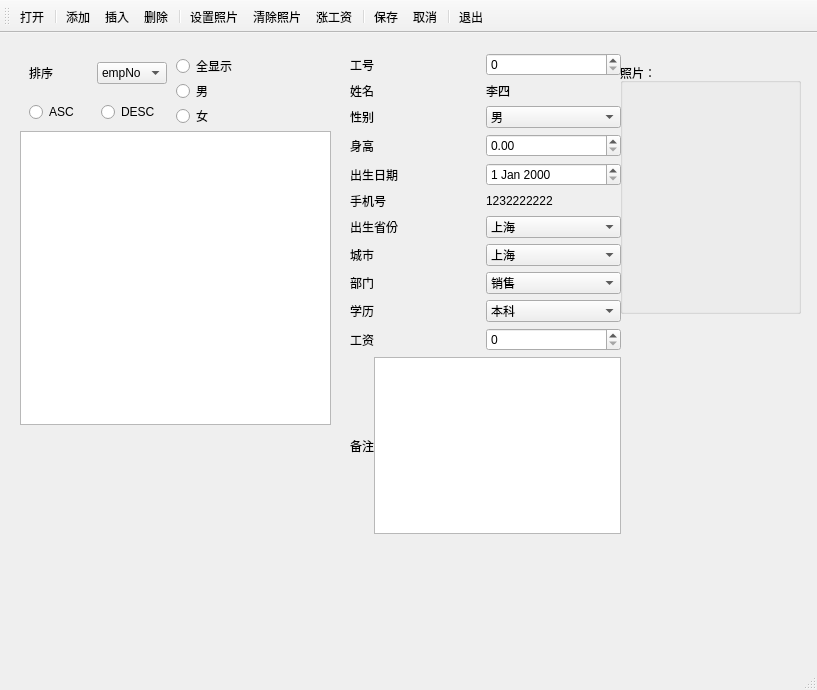
<?xml version="1.0" encoding="UTF-8"?>
<ui version="4.0">
 <class>MainWindow</class>
 <widget class="QMainWindow" name="MainWindow">
  <property name="geometry">
   <rect>
    <x>0</x>
    <y>0</y>
    <width>817</width>
    <height>690</height>
   </rect>
  </property>
  <property name="windowTitle">
   <string>MainWindow</string>
  </property>
  <widget class="QWidget" name="centralwidget">
   <widget class="QWidget" name="widget" native="true">
    <property name="geometry">
     <rect>
      <x>20</x>
      <y>20</y>
      <width>311</width>
      <height>372</height>
     </rect>
    </property>
    <layout class="QVBoxLayout" name="verticalLayout_3">
     <property name="spacing">
      <number>0</number>
     </property>
     <property name="leftMargin">
      <number>0</number>
     </property>
     <property name="topMargin">
      <number>0</number>
     </property>
     <property name="rightMargin">
      <number>0</number>
     </property>
     <property name="bottomMargin">
      <number>0</number>
     </property>
     <item>
      <widget class="QWidget" name="widget_4" native="true">
       <layout class="QHBoxLayout" name="horizontalLayout_3">
        <property name="spacing">
         <number>0</number>
        </property>
        <property name="leftMargin">
         <number>0</number>
        </property>
        <property name="topMargin">
         <number>0</number>
        </property>
        <property name="rightMargin">
         <number>0</number>
        </property>
        <property name="bottomMargin">
         <number>0</number>
        </property>
        <item>
         <widget class="QWidget" name="widget_5" native="true">
          <layout class="QVBoxLayout" name="verticalLayout">
           <property name="spacing">
            <number>0</number>
           </property>
           <property name="leftMargin">
            <number>0</number>
           </property>
           <property name="topMargin">
            <number>0</number>
           </property>
           <property name="rightMargin">
            <number>0</number>
           </property>
           <property name="bottomMargin">
            <number>0</number>
           </property>
           <item>
            <widget class="QWidget" name="widget_6" native="true">
             <layout class="QHBoxLayout" name="horizontalLayout">
              <item>
               <widget class="QLabel" name="label">
                <property name="text">
                 <string>排序</string>
                </property>
               </widget>
              </item>
              <item>
               <widget class="QComboBox" name="comboBoxSort">
                <item>
                 <property name="text">
                  <string>empNo</string>
                 </property>
                </item>
                <item>
                 <property name="text">
                  <string>id</string>
                 </property>
                </item>
                <item>
                 <property name="text">
                  <string>name</string>
                 </property>
                </item>
               </widget>
              </item>
             </layout>
            </widget>
           </item>
           <item>
            <widget class="QWidget" name="widget_7" native="true">
             <layout class="QHBoxLayout" name="horizontalLayout_2">
              <item>
               <widget class="QRadioButton" name="radioButtonASC">
                <property name="text">
                 <string>ASC</string>
                </property>
               </widget>
              </item>
              <item>
               <widget class="QRadioButton" name="radioButtonDESC">
                <property name="text">
                 <string>DESC</string>
                </property>
               </widget>
              </item>
             </layout>
            </widget>
           </item>
          </layout>
         </widget>
        </item>
        <item>
         <widget class="QWidget" name="widget_8" native="true">
          <layout class="QVBoxLayout" name="verticalLayout_2">
           <property name="spacing">
            <number>0</number>
           </property>
           <property name="leftMargin">
            <number>0</number>
           </property>
           <property name="topMargin">
            <number>0</number>
           </property>
           <property name="rightMargin">
            <number>0</number>
           </property>
           <property name="bottomMargin">
            <number>0</number>
           </property>
           <item>
            <widget class="QRadioButton" name="radioButtonALL">
             <property name="text">
              <string>全显示</string>
             </property>
            </widget>
           </item>
           <item>
            <widget class="QRadioButton" name="radioButtonBoy">
             <property name="text">
              <string>男</string>
             </property>
            </widget>
           </item>
           <item>
            <widget class="QRadioButton" name="radioButtonGirl">
             <property name="text">
              <string>女</string>
             </property>
            </widget>
           </item>
          </layout>
         </widget>
        </item>
       </layout>
      </widget>
     </item>
     <item>
      <widget class="QTableView" name="tableView"/>
     </item>
    </layout>
   </widget>
   <widget class="QWidget" name="widget_2" native="true">
    <property name="geometry">
     <rect>
      <x>350</x>
      <y>20</y>
      <width>271</width>
      <height>481</height>
     </rect>
    </property>
    <layout class="QVBoxLayout" name="verticalLayout_5">
     <item>
      <widget class="QWidget" name="widget_3" native="true">
       <layout class="QHBoxLayout" name="horizontalLayout_4">
        <property name="spacing">
         <number>0</number>
        </property>
        <property name="leftMargin">
         <number>0</number>
        </property>
        <property name="topMargin">
         <number>0</number>
        </property>
        <property name="rightMargin">
         <number>0</number>
        </property>
        <property name="bottomMargin">
         <number>0</number>
        </property>
        <item>
         <widget class="QLabel" name="label_3">
          <property name="layoutDirection">
           <enum>Qt::LeftToRight</enum>
          </property>
          <property name="text">
           <string>工号</string>
          </property>
         </widget>
        </item>
        <item>
         <widget class="QSpinBox" name="spinBoxNo"/>
        </item>
       </layout>
      </widget>
     </item>
     <item>
      <widget class="QWidget" name="widget_9" native="true">
       <layout class="QHBoxLayout" name="horizontalLayout_5">
        <property name="spacing">
         <number>0</number>
        </property>
        <property name="leftMargin">
         <number>0</number>
        </property>
        <property name="topMargin">
         <number>0</number>
        </property>
        <property name="rightMargin">
         <number>0</number>
        </property>
        <property name="bottomMargin">
         <number>0</number>
        </property>
        <item>
         <widget class="QLabel" name="label_15">
          <property name="text">
           <string>姓名</string>
          </property>
         </widget>
        </item>
        <item>
         <widget class="QLabel" name="labelName">
          <property name="layoutDirection">
           <enum>Qt::LeftToRight</enum>
          </property>
          <property name="text">
           <string>李四</string>
          </property>
         </widget>
        </item>
       </layout>
      </widget>
     </item>
     <item>
      <widget class="QWidget" name="widget_10" native="true">
       <layout class="QHBoxLayout" name="horizontalLayout_6">
        <property name="spacing">
         <number>0</number>
        </property>
        <property name="leftMargin">
         <number>0</number>
        </property>
        <property name="topMargin">
         <number>0</number>
        </property>
        <property name="rightMargin">
         <number>0</number>
        </property>
        <property name="bottomMargin">
         <number>0</number>
        </property>
        <item>
         <widget class="QLabel" name="label_5">
          <property name="layoutDirection">
           <enum>Qt::LeftToRight</enum>
          </property>
          <property name="text">
           <string>性别</string>
          </property>
         </widget>
        </item>
        <item>
         <widget class="QComboBox" name="comboBoxGender">
          <item>
           <property name="text">
            <string>男</string>
           </property>
          </item>
          <item>
           <property name="text">
            <string>女</string>
           </property>
          </item>
         </widget>
        </item>
       </layout>
      </widget>
     </item>
     <item>
      <widget class="QWidget" name="widget_11" native="true">
       <layout class="QHBoxLayout" name="horizontalLayout_7">
        <property name="spacing">
         <number>0</number>
        </property>
        <property name="leftMargin">
         <number>0</number>
        </property>
        <property name="topMargin">
         <number>0</number>
        </property>
        <property name="rightMargin">
         <number>0</number>
        </property>
        <property name="bottomMargin">
         <number>0</number>
        </property>
        <item>
         <widget class="QLabel" name="label_6">
          <property name="layoutDirection">
           <enum>Qt::LeftToRight</enum>
          </property>
          <property name="text">
           <string>身高</string>
          </property>
         </widget>
        </item>
        <item>
         <widget class="QDoubleSpinBox" name="doubleSpinBoxHeight"/>
        </item>
       </layout>
      </widget>
     </item>
     <item>
      <widget class="QWidget" name="widget_12" native="true">
       <layout class="QHBoxLayout" name="horizontalLayout_8">
        <property name="spacing">
         <number>0</number>
        </property>
        <property name="leftMargin">
         <number>0</number>
        </property>
        <property name="topMargin">
         <number>0</number>
        </property>
        <property name="rightMargin">
         <number>0</number>
        </property>
        <property name="bottomMargin">
         <number>0</number>
        </property>
        <item>
         <widget class="QLabel" name="label_7">
          <property name="layoutDirection">
           <enum>Qt::LeftToRight</enum>
          </property>
          <property name="text">
           <string>出生日期</string>
          </property>
         </widget>
        </item>
        <item>
         <widget class="QDateEdit" name="dateEditBirthday"/>
        </item>
       </layout>
      </widget>
     </item>
     <item>
      <widget class="QWidget" name="widget_13" native="true">
       <layout class="QHBoxLayout" name="horizontalLayout_9">
        <property name="spacing">
         <number>0</number>
        </property>
        <property name="leftMargin">
         <number>0</number>
        </property>
        <property name="topMargin">
         <number>0</number>
        </property>
        <property name="rightMargin">
         <number>0</number>
        </property>
        <property name="bottomMargin">
         <number>0</number>
        </property>
        <item>
         <widget class="QLabel" name="label_8">
          <property name="layoutDirection">
           <enum>Qt::LeftToRight</enum>
          </property>
          <property name="text">
           <string>手机号</string>
          </property>
         </widget>
        </item>
        <item>
         <widget class="QLabel" name="labelPhone">
          <property name="text">
           <string>1232222222</string>
          </property>
         </widget>
        </item>
       </layout>
      </widget>
     </item>
     <item>
      <widget class="QWidget" name="widget_14" native="true">
       <layout class="QHBoxLayout" name="horizontalLayout_10">
        <property name="spacing">
         <number>0</number>
        </property>
        <property name="leftMargin">
         <number>0</number>
        </property>
        <property name="topMargin">
         <number>0</number>
        </property>
        <property name="rightMargin">
         <number>0</number>
        </property>
        <property name="bottomMargin">
         <number>0</number>
        </property>
        <item>
         <widget class="QLabel" name="label_9">
          <property name="layoutDirection">
           <enum>Qt::LeftToRight</enum>
          </property>
          <property name="text">
           <string>出生省份</string>
          </property>
         </widget>
        </item>
        <item>
         <widget class="QComboBox" name="comboBoxProvince">
          <item>
           <property name="text">
            <string>上海</string>
           </property>
          </item>
          <item>
           <property name="text">
            <string>北京</string>
           </property>
          </item>
          <item>
           <property name="text">
            <string>深圳</string>
           </property>
          </item>
          <item>
           <property name="text">
            <string>安徽</string>
           </property>
          </item>
         </widget>
        </item>
       </layout>
      </widget>
     </item>
     <item>
      <widget class="QWidget" name="widget_15" native="true">
       <layout class="QHBoxLayout" name="horizontalLayout_11">
        <property name="spacing">
         <number>0</number>
        </property>
        <property name="leftMargin">
         <number>0</number>
        </property>
        <property name="topMargin">
         <number>0</number>
        </property>
        <property name="rightMargin">
         <number>0</number>
        </property>
        <property name="bottomMargin">
         <number>0</number>
        </property>
        <item>
         <widget class="QLabel" name="label_10">
          <property name="layoutDirection">
           <enum>Qt::LeftToRight</enum>
          </property>
          <property name="text">
           <string>城市</string>
          </property>
         </widget>
        </item>
        <item>
         <widget class="QComboBox" name="comboBoxCity">
          <item>
           <property name="text">
            <string>上海</string>
           </property>
          </item>
          <item>
           <property name="text">
            <string>北京</string>
           </property>
          </item>
          <item>
           <property name="text">
            <string>深圳</string>
           </property>
          </item>
          <item>
           <property name="text">
            <string>安徽</string>
           </property>
          </item>
         </widget>
        </item>
       </layout>
      </widget>
     </item>
     <item>
      <widget class="QWidget" name="widget_16" native="true">
       <layout class="QHBoxLayout" name="horizontalLayout_12">
        <property name="spacing">
         <number>0</number>
        </property>
        <property name="leftMargin">
         <number>0</number>
        </property>
        <property name="topMargin">
         <number>0</number>
        </property>
        <property name="rightMargin">
         <number>0</number>
        </property>
        <property name="bottomMargin">
         <number>0</number>
        </property>
        <item>
         <widget class="QLabel" name="label_11">
          <property name="layoutDirection">
           <enum>Qt::LeftToRight</enum>
          </property>
          <property name="text">
           <string>部门</string>
          </property>
         </widget>
        </item>
        <item>
         <widget class="QComboBox" name="comboBoxDept">
          <item>
           <property name="text">
            <string>销售</string>
           </property>
          </item>
          <item>
           <property name="text">
            <string>研发</string>
           </property>
          </item>
          <item>
           <property name="text">
            <string>财务</string>
           </property>
          </item>
         </widget>
        </item>
       </layout>
      </widget>
     </item>
     <item>
      <widget class="QWidget" name="widget_17" native="true">
       <layout class="QHBoxLayout" name="horizontalLayout_13">
        <property name="spacing">
         <number>0</number>
        </property>
        <property name="leftMargin">
         <number>0</number>
        </property>
        <property name="topMargin">
         <number>0</number>
        </property>
        <property name="rightMargin">
         <number>0</number>
        </property>
        <property name="bottomMargin">
         <number>0</number>
        </property>
        <item>
         <widget class="QLabel" name="label_12">
          <property name="layoutDirection">
           <enum>Qt::LeftToRight</enum>
          </property>
          <property name="text">
           <string>学历</string>
          </property>
         </widget>
        </item>
        <item>
         <widget class="QComboBox" name="comboBoxEduc">
          <item>
           <property name="text">
            <string>本科</string>
           </property>
          </item>
          <item>
           <property name="text">
            <string>专科</string>
           </property>
          </item>
          <item>
           <property name="text">
            <string>高中</string>
           </property>
          </item>
         </widget>
        </item>
       </layout>
      </widget>
     </item>
     <item>
      <widget class="QWidget" name="widget_18" native="true">
       <layout class="QHBoxLayout" name="horizontalLayout_14">
        <property name="spacing">
         <number>0</number>
        </property>
        <property name="leftMargin">
         <number>0</number>
        </property>
        <property name="topMargin">
         <number>0</number>
        </property>
        <property name="rightMargin">
         <number>0</number>
        </property>
        <property name="bottomMargin">
         <number>0</number>
        </property>
        <item>
         <widget class="QLabel" name="label_13">
          <property name="layoutDirection">
           <enum>Qt::LeftToRight</enum>
          </property>
          <property name="text">
           <string>工资</string>
          </property>
         </widget>
        </item>
        <item>
         <widget class="QSpinBox" name="spinBoxSalary"/>
        </item>
       </layout>
      </widget>
     </item>
     <item>
      <widget class="QWidget" name="widget_19" native="true">
       <layout class="QHBoxLayout" name="horizontalLayout_15">
        <property name="spacing">
         <number>0</number>
        </property>
        <property name="leftMargin">
         <number>0</number>
        </property>
        <property name="topMargin">
         <number>0</number>
        </property>
        <property name="rightMargin">
         <number>0</number>
        </property>
        <property name="bottomMargin">
         <number>0</number>
        </property>
        <item>
         <widget class="QLabel" name="label_14">
          <property name="layoutDirection">
           <enum>Qt::LeftToRight</enum>
          </property>
          <property name="text">
           <string>备注</string>
          </property>
         </widget>
        </item>
        <item>
         <widget class="QPlainTextEdit" name="plainTextEditRemark"/>
        </item>
       </layout>
      </widget>
     </item>
    </layout>
   </widget>
   <widget class="QGroupBox" name="groupBox">
    <property name="geometry">
     <rect>
      <x>620</x>
      <y>30</y>
      <width>181</width>
      <height>251</height>
     </rect>
    </property>
    <property name="title">
     <string>照片：</string>
    </property>
    <layout class="QVBoxLayout" name="verticalLayout_4">
     <property name="spacing">
      <number>0</number>
     </property>
     <property name="leftMargin">
      <number>0</number>
     </property>
     <property name="topMargin">
      <number>0</number>
     </property>
     <property name="rightMargin">
      <number>0</number>
     </property>
     <property name="bottomMargin">
      <number>0</number>
     </property>
     <item>
      <widget class="QLabel" name="labelPhoto">
       <property name="text">
        <string/>
       </property>
      </widget>
     </item>
    </layout>
   </widget>
  </widget>
  <widget class="QMenuBar" name="menubar">
   <property name="geometry">
    <rect>
     <x>0</x>
     <y>0</y>
     <width>817</width>
     <height>24</height>
    </rect>
   </property>
  </widget>
  <widget class="QStatusBar" name="statusbar"/>
  <widget class="QToolBar" name="toolBar">
   <property name="windowTitle">
    <string>toolBar</string>
   </property>
   <property name="toolButtonStyle">
    <enum>Qt::ToolButtonTextUnderIcon</enum>
   </property>
   <attribute name="toolBarArea">
    <enum>TopToolBarArea</enum>
   </attribute>
   <attribute name="toolBarBreak">
    <bool>false</bool>
   </attribute>
   <addaction name="actOpenDB"/>
   <addaction name="separator"/>
   <addaction name="actRecAppend"/>
   <addaction name="actRecInsert"/>
   <addaction name="actRecDelete"/>
   <addaction name="separator"/>
   <addaction name="actPhoto"/>
   <addaction name="actPhotoClear"/>
   <addaction name="actScan"/>
   <addaction name="separator"/>
   <addaction name="actSubmit"/>
   <addaction name="actRevert"/>
   <addaction name="separator"/>
   <addaction name="actQuit"/>
  </widget>
  <action name="actOpenDB">
   <property name="icon">
    <iconset resource="res.qrc">
     <normaloff>:/images/images/open3.bmp</normaloff>:/images/images/open3.bmp</iconset>
   </property>
   <property name="text">
    <string>打开</string>
   </property>
  </action>
  <action name="actQuit">
   <property name="icon">
    <iconset resource="res.qrc">
     <normaloff>:/images/images/exit.bmp</normaloff>:/images/images/exit.bmp</iconset>
   </property>
   <property name="text">
    <string>退出</string>
   </property>
  </action>
  <action name="actRecAppend">
   <property name="icon">
    <iconset resource="res.qrc">
     <normaloff>:/images/images/316.bmp</normaloff>:/images/images/316.bmp</iconset>
   </property>
   <property name="text">
    <string>添加</string>
   </property>
  </action>
  <action name="actRecInsert">
   <property name="icon">
    <iconset resource="res.qrc">
     <normaloff>:/images/images/306.bmp</normaloff>:/images/images/306.bmp</iconset>
   </property>
   <property name="text">
    <string>插入</string>
   </property>
  </action>
  <action name="actSubmit">
   <property name="icon">
    <iconset resource="res.qrc">
     <normaloff>:/images/images/save1.bmp</normaloff>:/images/images/save1.bmp</iconset>
   </property>
   <property name="text">
    <string>保存</string>
   </property>
  </action>
  <action name="actRevert">
   <property name="icon">
    <iconset resource="res.qrc">
     <normaloff>:/images/images/ubdo.bmp</normaloff>:/images/images/ubdo.bmp</iconset>
   </property>
   <property name="text">
    <string>取消</string>
   </property>
  </action>
  <action name="actRecDelete">
   <property name="icon">
    <iconset resource="res.qrc">
     <normaloff>:/images/images/delete1.bmp</normaloff>:/images/images/delete1.bmp</iconset>
   </property>
   <property name="text">
    <string>删除</string>
   </property>
  </action>
  <action name="actPhoto">
   <property name="icon">
    <iconset resource="res.qrc">
     <normaloff>:/images/images/00.JPG</normaloff>:/images/images/00.JPG</iconset>
   </property>
   <property name="text">
    <string>设置照片</string>
   </property>
  </action>
  <action name="actPhotoClear">
   <property name="icon">
    <iconset resource="res.qrc">
     <normaloff>:/images/images/103.bmp</normaloff>:/images/images/103.bmp</iconset>
   </property>
   <property name="text">
    <string>清除照片</string>
   </property>
  </action>
  <action name="actScan">
   <property name="icon">
    <iconset resource="res.qrc">
     <normaloff>:/images/images/up.bmp</normaloff>:/images/images/up.bmp</iconset>
   </property>
   <property name="text">
    <string>涨工资</string>
   </property>
  </action>
 </widget>
 <resources>
  <include location="res.qrc"/>
 </resources>
 <connections>
  <connection>
   <sender>actQuit</sender>
   <signal>triggered()</signal>
   <receiver>MainWindow</receiver>
   <slot>close()</slot>
   <hints>
    <hint type="sourcelabel">
     <x>-1</x>
     <y>-1</y>
    </hint>
    <hint type="destinationlabel">
     <x>399</x>
     <y>299</y>
    </hint>
   </hints>
  </connection>
 </connections>
</ui>
